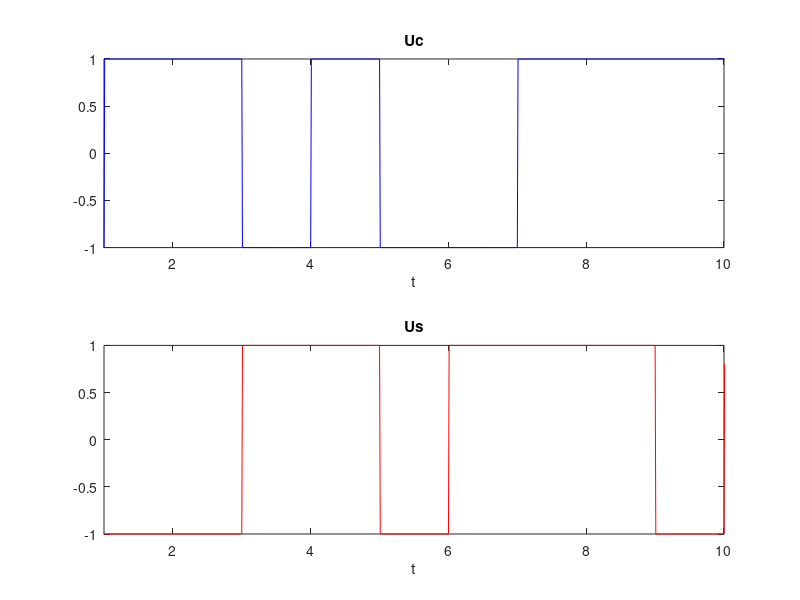
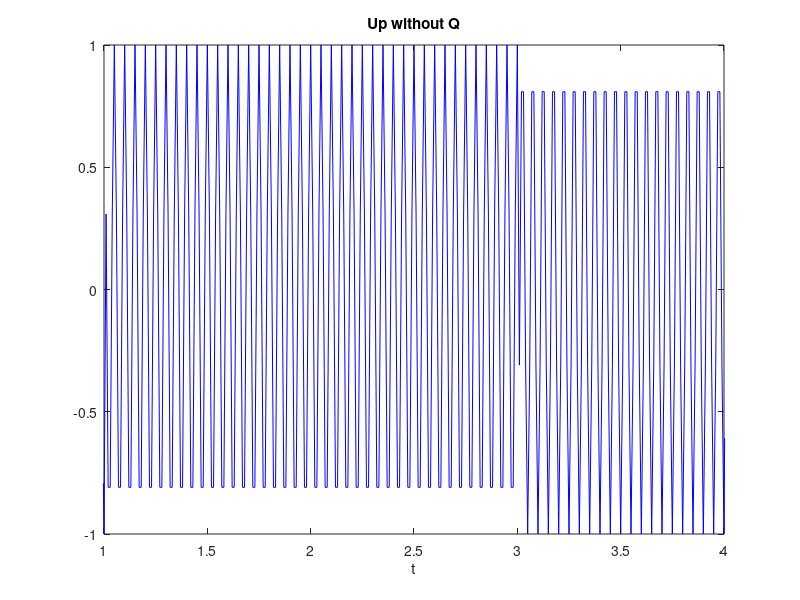
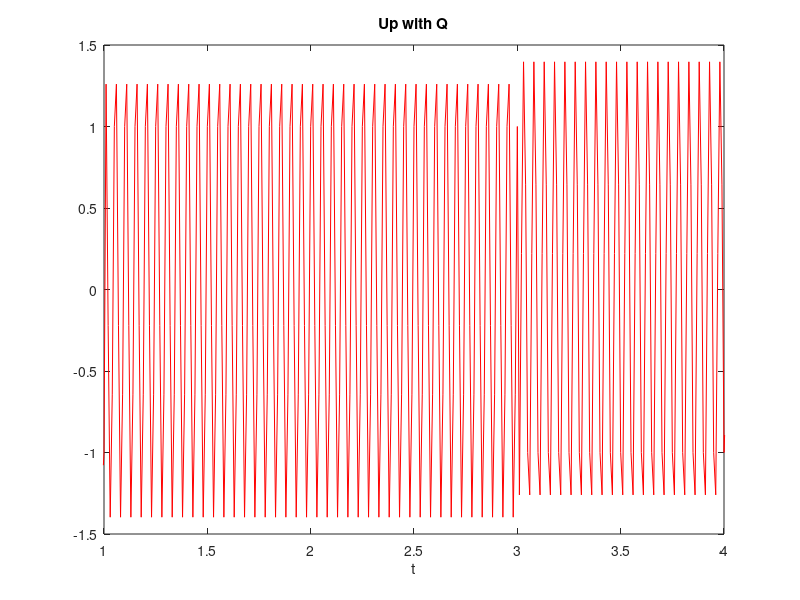

Write the MATLAB code that produced these figures, in order. (Note: this script raises an error after producing the figures.)
%% LAB 2.1: MODELING CARRIER PHASE UNCERTAINTY %%

%The goal of this lab is to explore modeling and receiver operations in 
%complex baseband. In particular, we model and undo the effect of carrier 
%phase mismatch between the receiver LO and the incoming carrier.

clear;
clc;
close all;

%% LABORATORY ASSIGNMENT %%

%%Random coeficients%%
set = [-1,1];                         %These are the possible coefficients
dt = 0.01;
osfactor = 1/dt;
N = 100;
tt = dt:dt:N;

%%1.1: u_c and u_s%%

u_c = [];
for n = 1:1:N
    pos_c = randi(length(set));           %This selects a random position of the set for b_c
    b_c = set(pos_c);                     %We get the coefficient b_c
    bcc = repmat(b_c, osfactor, 1);
    bbc = bcc(:)';
    u_c = [u_c, bbc];
end

u_s = [];
for n = 1:1:N
    pos_s = randi(length(set));           %This selects a random position of the set for b_c
    b_s = set(pos_s);                     %We get the coefficient b_c
    bss = repmat(b_s, osfactor, 1);
    bbs = bss(:)';
    u_s = [u_s, bbs];
end

figure;
subplot(2,1,1);
plot(tt, u_c, 'b'); xlim([1,10]);
title('Uc');
xlabel('t');
subplot(2,1,2);
plot(tt, u_s, 'r'); xlim([1,10]);
title('Us');
xlabel('t');
print('images/1_1','-dpng');

%%1.2: Upconversion%%


u_p1 = u_c.*cos(40.*pi.*tt);            %We apply the formula

figure;
plot(tt, u_p1, 'b'); xlim([1,4]);
title('Up without Q');
xlabel('t');
print('images/1_2','-dpng');

%%1.3: Passband signal%%

u_p = u_p1 - u_s.*sin(40*pi*tt);

figure;
plot(tt, u_p, 'r'); xlim([1,4]);
title('Up with Q');
xlabel('t');
print('images/1_3','-dpng');

%%1.4: Downconversion%%

lpf = ((tt>=0).*(tt<=0.25));

v_c1 = u_p.*2.*cos(40*pi*tt);
[v_c, t_c] = contconv(v_c1,lpf,0,0,0.01);

v_s1 = u_p.*2.*sin(40*pi*tt);
[v_s, t_s] = contconv(v_s1,lpf,0,0,0.01);

figure;
subplot(2,1,1);
plot(t_c, v_c, 'b'); xlim([1,N]);
title('Vc');
xlabel('t');
subplot(2,1,2);
plot(t_s, v_s, 'r'); xlim([1,N]);
title('Vs');
xlabel('t');
print('images/1_4','-dpng');

%%1.5: Downconversion with phase%%

w_c1 = u_p.*2.*cos(40*pi*tt + pi/4);
[w_c, tt_c] = contconv(w_c1,lpf,0,0,0.01);

w_s1 = u_p.*2.*sin(40*pi*tt + pi/4);
[w_s, tt_s] = contconv(w_s1,lpf,0,0,0.01);

figure;
subplot(2,1,1);
plot(tt_c, w_c, 'b'); xlim([1,N]);
title('Vc');
xlabel('t');
subplot(2,1,2);
plot(tt_s, w_s, 'r'); xlim([1,N]);
title('Vs');
xlabel('t');
print('images/1_5','-dpng');

%%1.6: Recovering uc and us%%

u_c2 = real(w_c * exp(1j*pi/4));
u_s2 = real(w_s * exp(1j*pi/4));

figure;
subplot(2,1,1);
plot(tt_c, u_c2, 'b'); xlim([1,N]);
title('Recovered Uc');
xlabel('t');
subplot(2,1,2);
plot(tt_s, u_s2, 'r'); xlim([1,N]);
title('Recovered Us');
xlabel('t');
print('images/1_6','-dpng');

figure;
subplot(2,1,1);
plot(tt_c, u_c2, 'b'); xlim([1,N]);
title('Recovered Uc');
xlabel('t');
subplot(2,1,2);
plot(tt, u_c, 'r'); xlim([1,N]);
title('Uc');
xlabel('t');
print('images/1_6a','-dpng');

figure;
subplot(2,1,1);
plot(tt_c, u_s2, 'b'); xlim([1,N]);
title('Recovered Us');
xlabel('t');
subplot(2,1,2);
plot(tt, u_s, 'r'); xlim([1,N]);
title('Us');
xlabel('t');
print('images/1_6b','-dpng');

